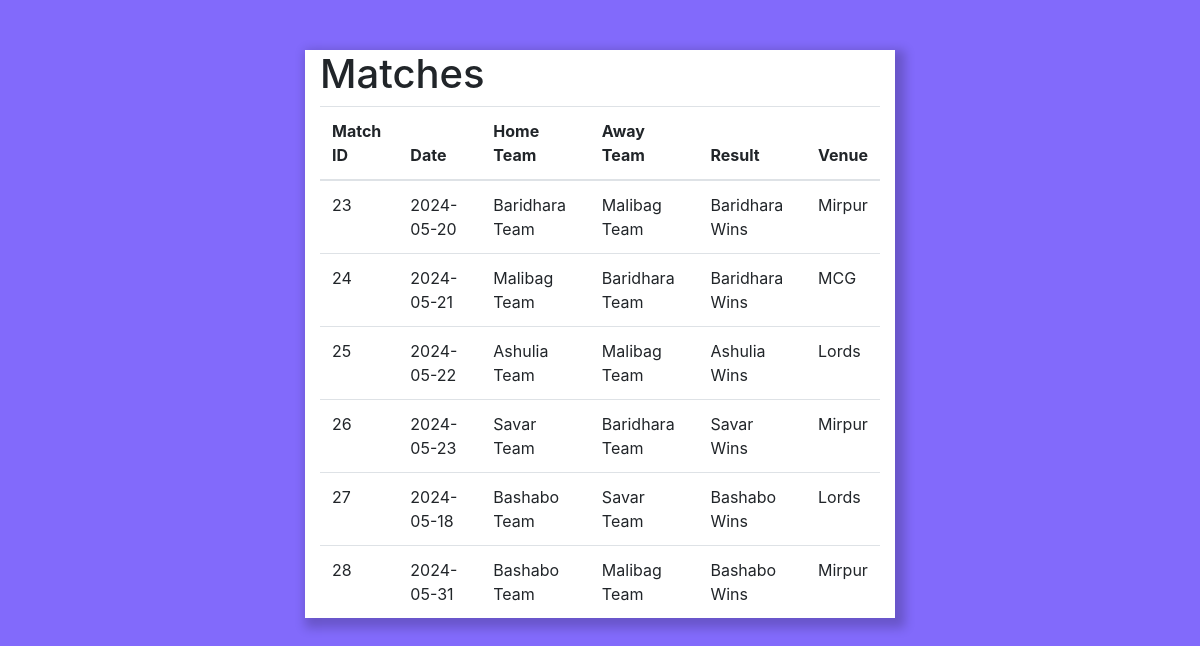
Screenshot of /Cricket-Club-Player-Achievement/match.php (signed in) with the database file from the repository.
### tables this page shows
CREATE TABLE `Matches` (
  `match_id` int(11) NOT NULL,
  `match_date` date NOT NULL,
  `home_team_id` int(11) NOT NULL,
  `away_team_id` int(11) NOT NULL,
  `result` varchar(50) DEFAULT NULL,
  `venue_id` int(11) NOT NULL
);

CREATE TABLE `Team` (
  `team_id` int(11) NOT NULL,
  `team_name` varchar(50) NOT NULL,
  `club_id` int(11) NOT NULL
);

CREATE TABLE `Venue` (
  `venue_id` int(11) NOT NULL,
  `venue_name` varchar(200) NOT NULL,
  `location` varchar(200) NOT NULL
);

### Cricket-Club-Player-Achievement/match.php (the view, shortened to what this page needs)
<?php
    include("database.php");
    $query_matches = "SELECT m.match_id, m.match_date,m.result, v.venue_name, h.team_name AS HOME_TEAM, a.team_name AS AWAY_TEAM
    FROM Matches m
    JOIN Team h ON h.team_id = m.home_team_id
    JOIN Team a ON a.team_id = m.away_team_id
    JOIN Venue v ON v.venue_id = m.venue_id
    Order BY m.match_id ASC;
    ";
    $result_matches = mysqli_query($conn, $query_matches);
    if(mysqli_num_rows($result_matches) > 0) {
?>
<!DOCTYPE html>
<html lang="en">
<head>
    <link rel="stylesheet" href="https://stackpath.bootstrapcdn.com/bootstrap/4.5.2/css/bootstrap.min.css">
    <link rel="stylesheet" href="./style.css">
</head>
<body>
    <div class="container">
        <h1>Matches</h1>
        <table class="table">
            <thead>
                <tr>
                    <th>Match ID</th>
                    <th>Date</th>
                    <th>Home Team</th>
                    <th>Away Team</th>
                    <th>Result</th>
                    <th>Venue</th>
                </tr>
            </thead>
            <tbody>
                <?php
                    while($row = mysqli_fetch_assoc($result_matches)) {
                        echo "<tr>";
                        echo "<td>".$row['match_id']."</td>";
                        echo "<td>".$row['match_date']."</td>";
                        echo "<td>".$row["HOME_TEAM"]."</td>";
                        echo "<td>".$row["AWAY_TEAM"]."</td>";
                        echo "<td>".$row['result']."</td>";
                        echo "<td>".$row["venue_name"]."</td>";
                        echo "</tr>";
                    }
                ?>
            </tbody>
        </table>
    </div>
</body>
</html>
<?php
    } else {
        echo "<h3>No matches found.</h3>";
    }
?>

### Cricket-Club-Player-Achievement/style.css (style rules this page uses)
* { margin: 0; padding: 0; box-sizing: border-box; }
body { background-color: rgb(130, 106, 251); padding: 0 10px; }
.container { max-height: 1000px; width: 50%; background-color: white; margin: 50px auto; box-shadow: 5px 5px 10px 5px rgba(0, 0, 0, 0.2); }

### rows the page displays
matches: match_id "23", match_date "2024-05-20", home_team.team_name "Baridhara Team", away_team.team_name "Malibag Team", result "Baridhara Wins", venue.venue_name "Mirpur"
matches: match_id "24", match_date "2024-05-21", home_team.team_name "Malibag Team", away_team.team_name "Baridhara Team", result "Baridhara Wins", venue.venue_name "MCG"
matches: match_id "25", match_date "2024-05-22", home_team.team_name "Ashulia Team", away_team.team_name "Malibag Team", result "Ashulia Wins", venue.venue_name "Lords"
matches: match_id "26", match_date "2024-05-23", home_team.team_name "Savar Team", away_team.team_name "Baridhara Team", result "Savar Wins", venue.venue_name "Mirpur"
matches: match_id "27", match_date "2024-05-18", home_team.team_name "Bashabo Team", away_team.team_name "Savar Team", result "Bashabo Wins", venue.venue_name "Lords"
matches: match_id "28", match_date "2024-05-31", home_team.team_name "Bashabo Team", away_team.team_name "Malibag Team", result "Bashabo Wins", venue.venue_name "Mirpur"
